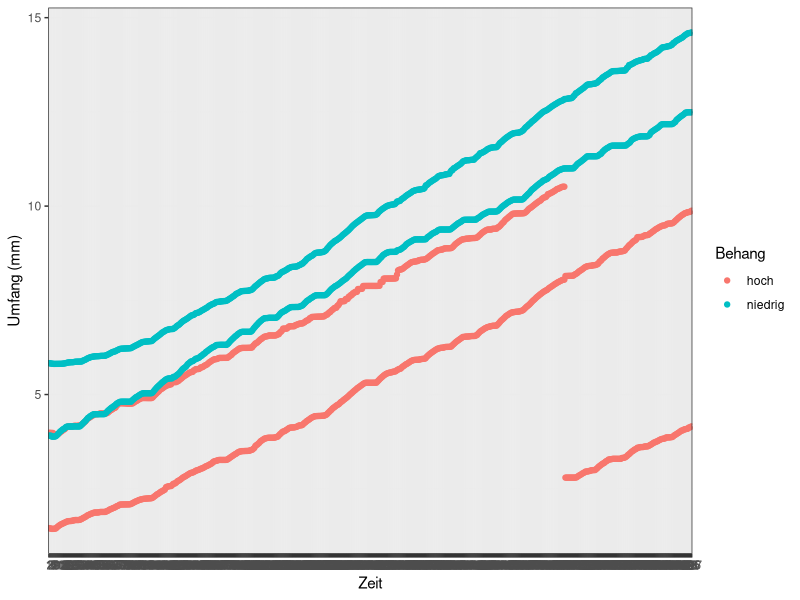
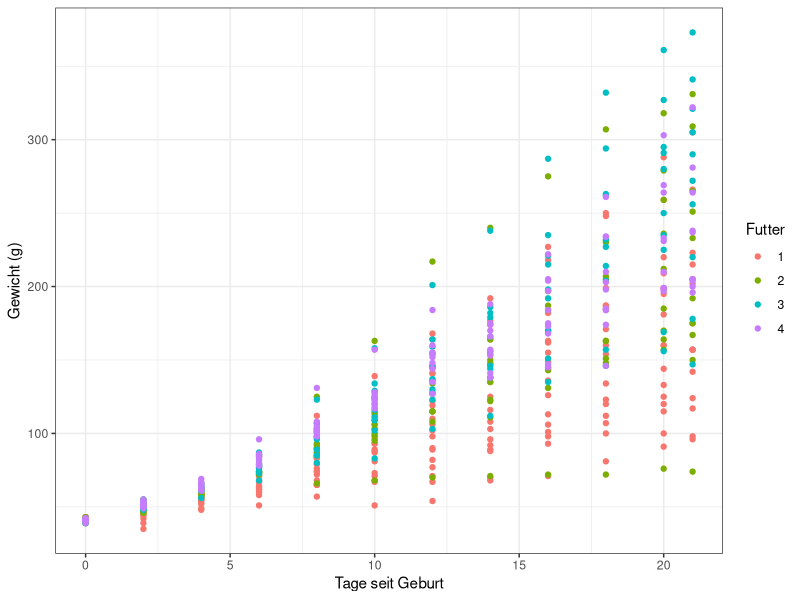
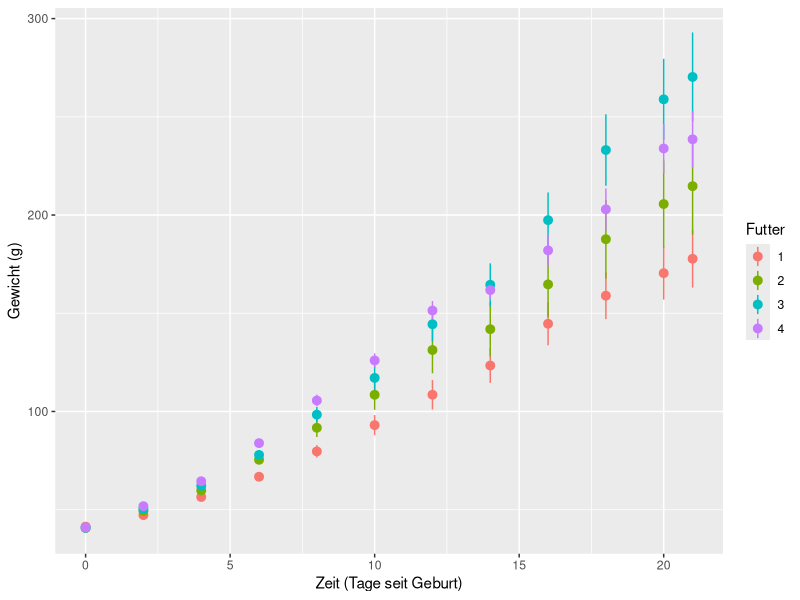
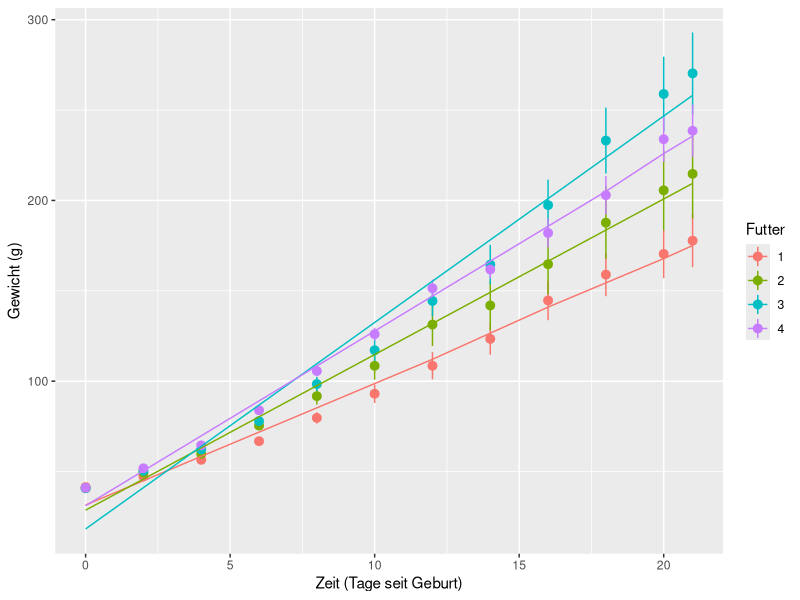
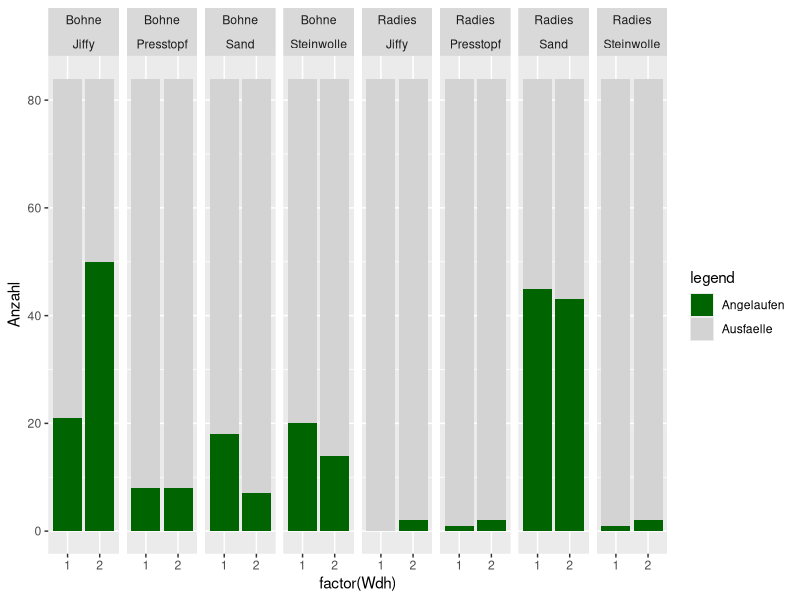

Reproduce these figures in R, in order.
## ---- chunk 1
library(ggplot2)

Braeburn <- read.csv("data/Braeburn.csv", header = TRUE)
summary(Braeburn)
Braeburn$ID <- as.factor(Braeburn$ID)
Braeburn$Zeitpunkt <- as.factor(Braeburn$Zeitpunkt)
## ---- chunk 2
ggplot(Braeburn, aes(Zeitpunkt, Umfang/1000, color=Behang)) + 
   geom_point() +   labs(y="Umfang (mm)", x="Zeit") +
   theme_bw()
## ---- chunk 3
Hühner <- read.csv("data/Huehner.csv", header = TRUE)
head(Hühner)
summary(Hühner)

Hühner$Futter <- as.factor(Hühner$Futter)
Hühner$ID <- as.factor(Hühner$ID)
## ---- chunk 4
ggplot(Hühner, aes(Tag, Gewicht, color=Futter)) + 
   geom_point() +   labs(y="Gewicht (g)", x="Tage seit Geburt") +
   theme_bw()
## ---- chunk 5
ggplot(Hühner, aes(Tag, Gewicht, color=Futter)) + 
  stat_summary(fun.data=mean_se, geom="pointrange") + 
  labs(y="Gewicht (g)", x="Zeit (Tage seit Geburt)")
## ---- chunk 6
library(lme4)
## ---- chunk 7
model1 <- lmer(Gewicht ~ Tag * Futter + (1| ID), data = Hühner, REML = FALSE)
## ---- chunk 8
model2 <- lmer(Gewicht ~ Tag + Futter + (1 | ID), data=Hühner, REML = F)
model3 <- lmer(Gewicht ~ Tag + (1 | ID), data=Hühner, REML = F)
## ---- chunk 9
anova(model1, model2, model3)
## ---- chunk 10
last_plot() + stat_summary(aes(y=fitted(model1)), fun=mean, geom="line")
## ---- chunk 11
# Laden der benötigten Pakete
library(multcomp)
library(tidyverse)

# Einlesen der Daten und Umwandeln der erklärenden Variablen in Faktoren
ansaaten <- read.csv("data/Ansaaten_neu.csv", header = TRUE)
ansaaten$Art <- as.factor(ansaaten$Art)
ansaaten$Substrat <- as.factor(ansaaten$Substrat)

# Kombinieren der beiden Spalten mit Anteilsdaten
ansaaten$keimung <- cbind(ansaaten$Angelaufen, ansaaten$Ausfälle)

# Umformen des Datensatzes, um einen Plot zu machen
Keimung_w <- reshape(ansaaten, 
                     direction = "long",
                     varying = list(names(ansaaten)[4:5]),
                     v.names = "Anzahl",
                     idvar = c("Art", "Substrat", "Wdh"),
                     timevar = "Beobachtung",
                     times = c("Ausfaelle", "Angelaufen"))
head(Keimung_w)
## ---- chunk 12
# Plot
ggplot(Keimung_w, aes(x=factor(Wdh), y=Anzahl, fill=Beobachtung)) +
  facet_grid(. ~ Art * Substrat) +
  geom_bar(position="stack", stat="identity") +
  scale_fill_manual("legend", 
                    values = c("Angelaufen" = "darkgreen", "Ausfaelle" = "lightgrey")) +
  geom_col(position = position_stack(reverse = TRUE))
## ---- chunk 13

# Generalisiertes lineares Modell unserer Hypothese: 
# Substrat und Art haben einen Effekt auf die Keimungsrate
model1 <- glm(keimung ~ Substrat * Art, family=quasibinomial, data = ansaaten)

# Genestetes Modell ohne den Effekt von 'Substrat', 
# um die Signifikanz dieser Variable testen zu können
model2 <- glm(keimung ~ Art, family = quasibinomial, data = ansaaten)

# Varianzanalyse der beiden Modelle
anova(model1, model2, test = "F")




## ---- chunk 14
ansaaten$gruppe<-interaction(ansaaten$Art, ansaaten$Substrat)
head(ansaaten)
model_posthoc <- glm(keimung ~ gruppe, family=quasibinomial, data = ansaaten)
## ---- chunk 15
summary(glht(model_posthoc, 
             linfct = mcp(gruppe =
#Ist die Differenz zwischen diesen Gruppen ungleich 0?
            c("(Bohne.Jiffy)-(Bohne.Sand)=0",
              "(Bohne.Steinwolle)-(Bohne.Sand)=0"))),test = adjusted("holm"))
